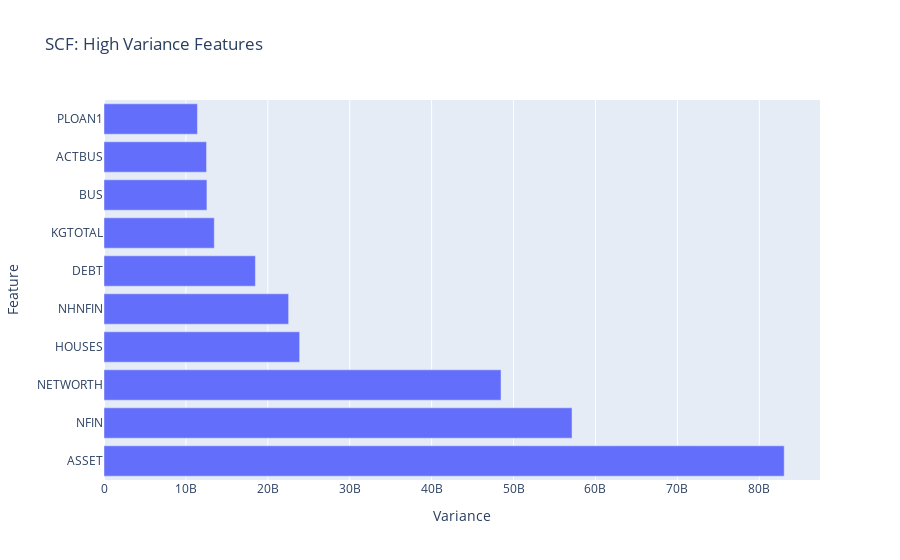

This figure's notebook cell:
### Code cell
# Horizontal bar chart of `top_ten_var`
import plotly.express as px
fig = px.bar(
    x = top_ten_var,
    y = top_ten_var.index,
    title = "SCF: High Variance Features"
)
fig.update_layout(xaxis_title = "Variance", yaxis_title = "Feature")
fig.show()

### Figure 1 — Plotly figure (JSON) as saved in the notebook; plotly's stock layout.template omitted (floating-point values rounded to 4 significant figures)
{"data": [{"alignmentgroup": "True", "hovertemplate": "x=%{x}<br>y=%{y}<extra></extra>", "legendgroup": "", "marker": {"color": "#636efa", "pattern": {"shape": ""}}, "name": "", "offsetgroup": "", "orientation": "h", "showlegend": false, "textposition": "auto", "type": "bar", "x": [83040000000.0, 57140000000.0, 48470000000.0, 23880000000.0, 22540000000.0, 18480000000.0, 13460000000.0, 12570000000.0, 12520000000.0, 11410000000.0], "xaxis": "x", "y": ["ASSET", "NFIN", "NETWORTH", "HOUSES", "NHNFIN", "DEBT", "KGTOTAL", "BUS", "ACTBUS", "PLOAN1"], "yaxis": "y"}], "layout": {"barmode": "relative", "legend": {"tracegroupgap": 0}, "title": {"text": "SCF: High Variance Features"}, "xaxis": {"anchor": "y", "domain": [0, 1], "title": {"text": "Variance"}}, "yaxis": {"anchor": "x", "domain": [0, 1], "title": {"text": "Feature"}}}}
